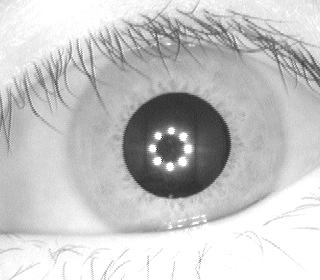
#> input picture TFM/scripts/S1001L04.jpg, 320 x 280 px
$ python sobel.py   (older library calls are emulated)
#> lines starting #> are read from the running program, lines starting #| are printed output that depends on the picture
import cv2
import numpy as np
from matplotlib import pyplot as plt

# loading image
#img0 = cv2.imread('SanFrancisco.jpg',)
img0 = cv2.imread('S1001L04.jpg',)
#> img0 is the input picture: shape (280, 320, 3); min 31, max 255, mean 197.5

# converting to gray scale
gray = cv2.cvtColor(img0, cv2.COLOR_BGR2GRAY)

# remove noise
img = cv2.GaussianBlur(gray,(3,3),0)

# convolute with proper kernels
laplacian = cv2.Laplacian(img,cv2.CV_64F)
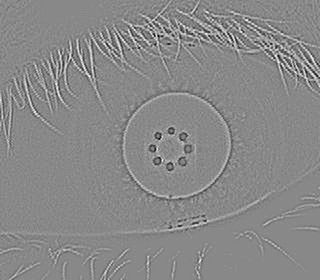
#> laplacian: shape (280, 320) float64; min -73, max 63, mean 0; drawn with min black and max white
sobelx = cv2.Sobel(img,cv2.CV_64F,1,0,ksize=5)  # x
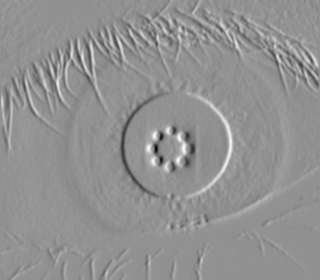
#> sobelx: shape (280, 320) float64; min -6430, max 4814, mean 5.5; drawn with min black and max white
sobely = cv2.Sobel(img,cv2.CV_64F,0,1,ksize=5)  # y
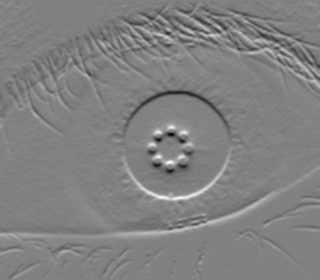
#> sobely: shape (280, 320) float64; min -5705, max 5555, mean 4.3; drawn with min black and max white

cv2.imshow('dst',img)

$ run again, with TFM/scripts/S1001L01.jpg copied over TFM/scripts/S1001L04.jpg
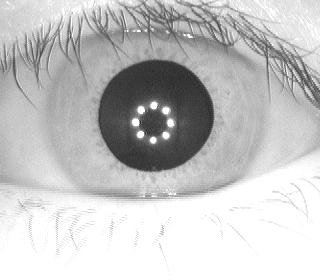
#> input picture TFM/scripts/S1001L01.jpg, 320 x 280 px
#> img0 is the input picture: shape (280, 320, 3); min 34, max 255, mean 195.7
#> `sobelx = cv2.Sobel(img,cv2.CV_64F,1,0,ksize=5)`:
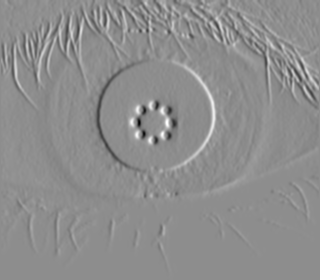
#> sobelx: shape (280, 320) float64; min -7110, max 5670, mean 6.7; drawn with min black and max white
#> `sobely = cv2.Sobel(img,cv2.CV_64F,0,1,ksize=5)`:
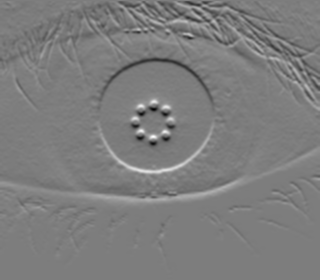
#> sobely: shape (280, 320) float64; min -6105, max 6345, mean 14.7; drawn with min black and max white

$ run again, with TFM/scripts/S1045R10.png saved as TFM/scripts/S1001L04.jpg
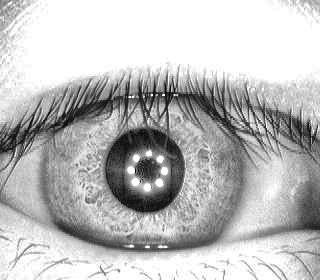
#> input picture TFM/scripts/S1045R10.png, 320 x 280 px
#> img0 is the input picture: shape (280, 320, 3); min 3, max 255, mean 188.4
#> `laplacian = cv2.Laplacian(img,cv2.CV_64F)`:
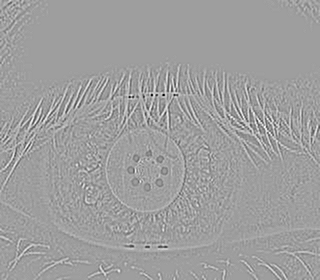
#> laplacian: shape (280, 320) float64; min -175, max 106, mean 0; drawn with min black and max white
#> `sobely = cv2.Sobel(img,cv2.CV_64F,0,1,ksize=5)`:
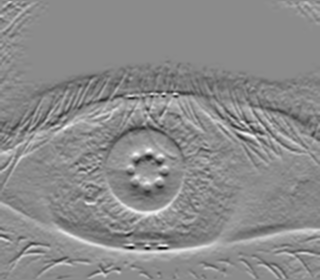
#> sobely: shape (280, 320) float64; min -6170, max 5128, mean 0.3; drawn with min black and max white
